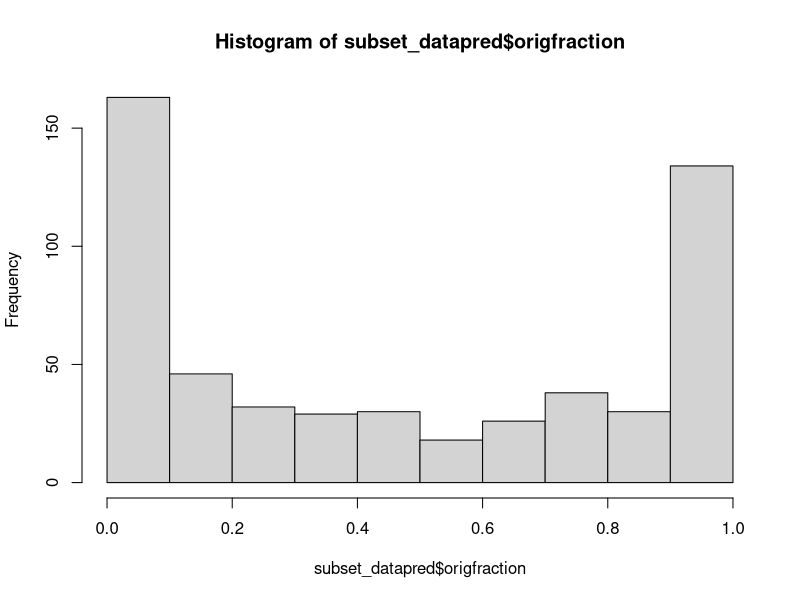
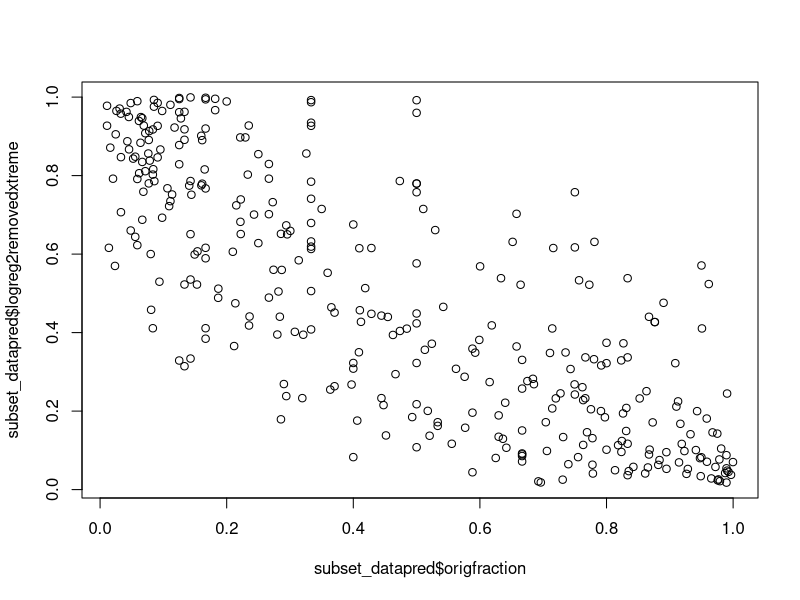
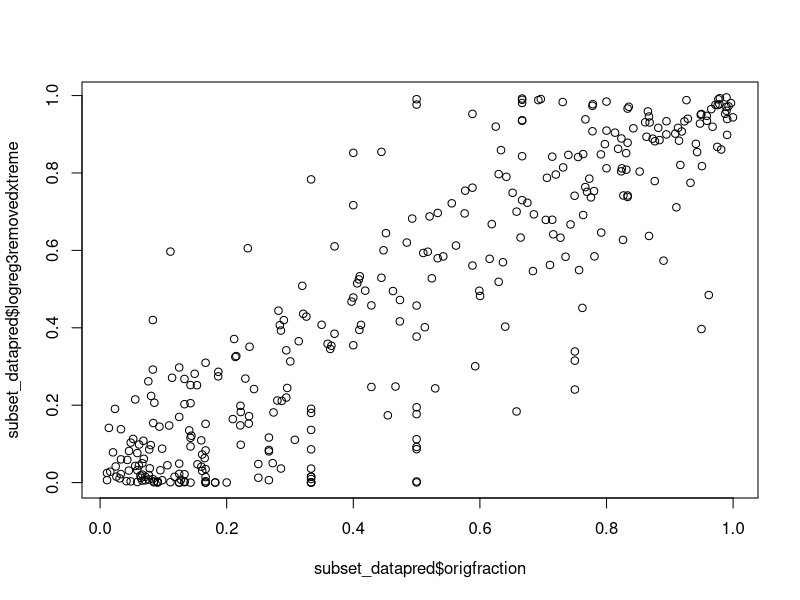
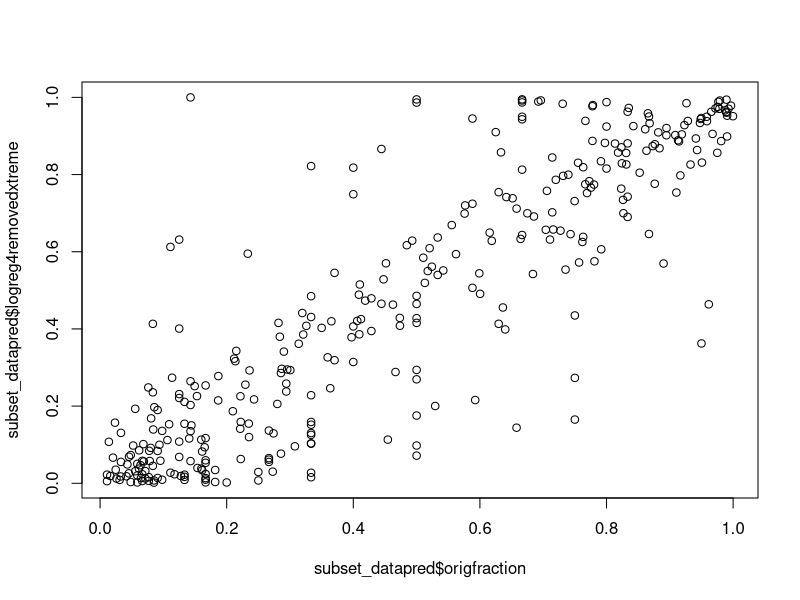
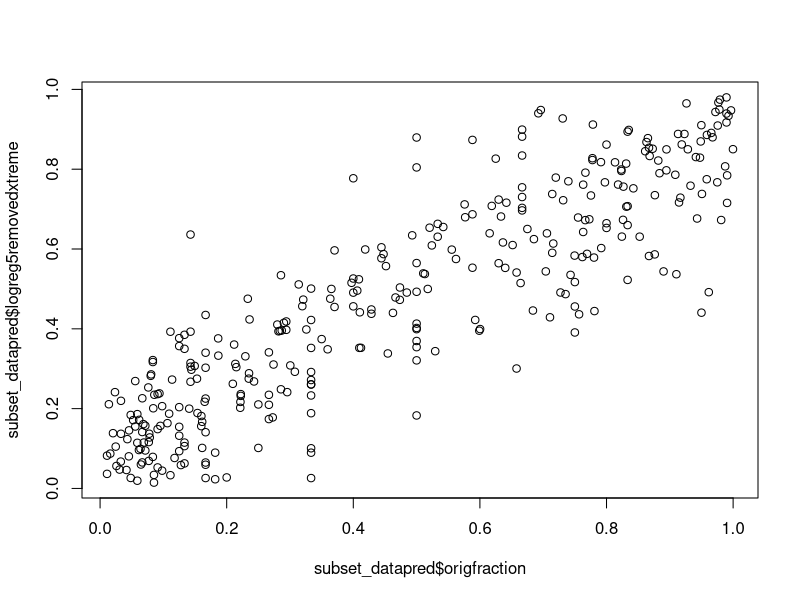
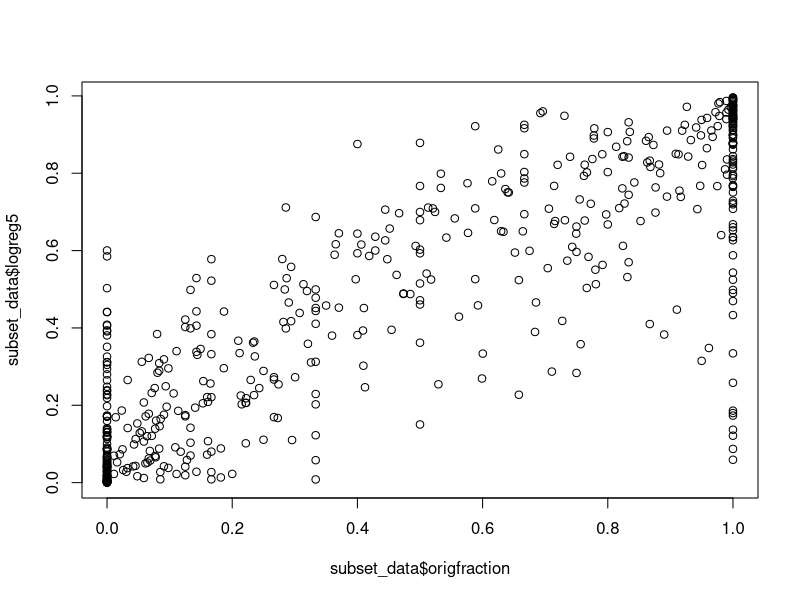
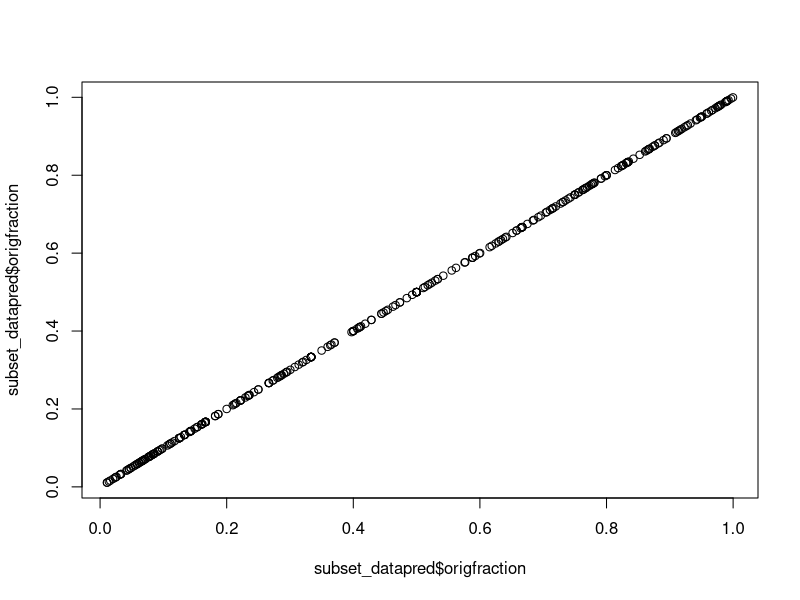
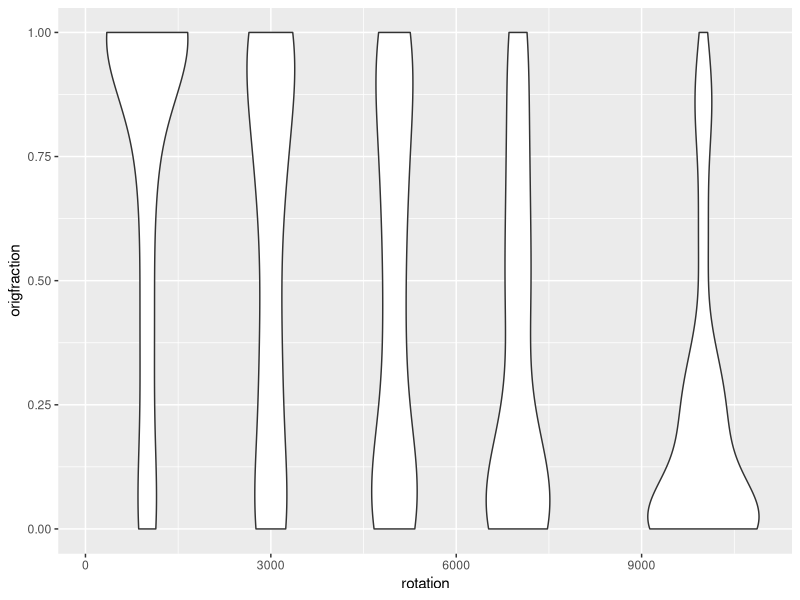

Reproduce these figures in R, in order.
## ---- chunk 1
library(readxl)
data <- read_excel("CentrifugeData.xlsx")
data2 <- read_excel("CentrifugeData.xlsx")
## ---- chunk 2
# install.packages("tidyverse", type = "binary")
#library(tidyverse)
# install.packages("dplyr")
library(dplyr)
library(ggplot2)
## ---- chunk 3
data$removed <- replace(data$removed, data$removed<0, 0)
#remove data with negative removal

data <- subset(data, data$rotation!=0)
#remove data from no centrifugation

for (i in 1:length(data$retained)) {
  if (data$original[i] < data$retained[i]){
    data$retained[i] <- data$original[i]
  }
}

subset_data <- subset(data, data$original!=0)
attach(subset_data)
## ---- chunk 4
logreg2 <- glm(cbind(removed, retained) ~ workOfAdhesion + (rotation) + density + avgDiameter, data = subset_data, family = binomial(link = "logit"))
summary(logreg2)
subset_datapred <- subset_data
subset_datapred$origfraction <- retained/original
subset_datapred$logreg2 <- predict(logreg2, type = "response")
hist(subset_datapred$origfraction)
## ---- chunk 5
subset_data$origfraction <- retained/original
subset_data_removedxtreme <- subset(subset_data, subset_data$origfraction != 0)
subset_data_removedxtreme <- subset(subset_data_removedxtreme, subset_data_removedxtreme$origfraction != 1)

logreg2removedxtreme <- glm(cbind(removed, retained) ~ workOfAdhesion + (rotation) + density + avgDiameter, data = subset_data_removedxtreme, family = binomial(link = "logit"))
subset_datapred <- subset_data_removedxtreme
subset_datapred$logreg2removedxtreme <- predict(logreg2removedxtreme, type = "response")
#original one done in class but with removing the extremes

logreg3removedxtreme <- glm(cbind(retained, removed) ~ avgDiameter + workOfAdhesion + (rotation) + avgDiameter + factor(sample), data = subset_data_removedxtreme, family = binomial(link = "logit"))
subset_datapred$logreg3removedxtreme <- predict(logreg3removedxtreme, type = "response")
#cbind is switched which I think makes more sense?; also dropped density and used factor(sample) since density did not qualitatively do much (was a proxy for sample type))
## ---- chunk 6
library(MASS)
full.model <- glm(cbind(retained, removed) ~. -origfraction -original,data = subset_data_removedxtreme, family = binomial(link = "logit"))
# Stepwise regression model
step.model <- stepAIC(full.model)
step.model
## ---- chunk 7
summary(logreg3removedxtreme)
logreg4removedxtreme <- glm(formula = cbind(retained, removed) ~ rotation + avgDiameter + particleVolume + particleMass + factor(sample) + expected.vdW, family = binomial(link = "logit"), data = subset_data_removedxtreme)
# From step model selection, better AIC...checking for better prediction
summary(logreg4removedxtreme)

subset_datapred$logreg4removedxtreme <- predict(logreg4removedxtreme, type = "response")
## ---- chunk 8
logreg5removedxtreme <- glm(origfraction ~ rotation + avgDiameter + particleVolume + particleMass + factor(sample) + expected.vdW, family = quasibinomial(link = "logit"), data = subset_data_removedxtreme)
# changed to quasibinomial and used origfraction as response
summary(logreg5removedxtreme)

subset_datapred$logreg5removedxtreme <- predict(logreg5removedxtreme, type = "response")


## ---- chunk 9
logreg5 <- glm(origfraction ~ rotation + avgDiameter + particleVolume + particleMass + factor(sample) + expected.vdW, family = quasibinomial(link = "logit"), data = subset_data)
# changed to quasibinomial and used origfraction as response

subset_data$logreg5 <- predict(logreg5, type = "response")
## ---- chunk 10
plot(subset_datapred$origfraction, subset_datapred$logreg2removedxtreme)
plot(subset_datapred$origfraction, subset_datapred$logreg3removedxtreme)
plot(subset_datapred$origfraction, subset_datapred$logreg4removedxtreme)
plot(subset_datapred$origfraction, subset_datapred$logreg5removedxtreme)
plot(subset_data$origfraction, subset_data$logreg5)
plot(subset_datapred$origfraction, subset_datapred$origfraction)
## ---- chunk 11

## ---- chunk 12
data_for_plot <- subset_data
data_for_plot
ggplot(data=data_for_plot)+geom_violin(aes(x=rotation, y=origfraction, group=rotation))
